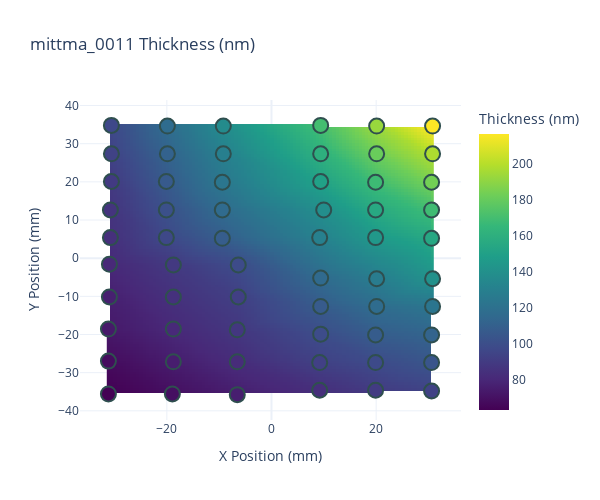

Notebook source saved alongside this figure:
### Code cell
os.makedirs(os.path.join(folder, "ratios"), exist_ok=True)
# to_plot= ["P/S","S/Cu", "P/Cu", "Cu [nm]", "S [nm]", "P [nm]"]
# names = ['P_S_ratio', 'S_Cu_ratio','P_Cu_ratio',  'Cu_Thickness_prod', 'S_Thickness_prod', 'P_Thickness_prod']

# to_plot= ["P/S","Cu/anions"]
# names = ['P_S_ratio', 'Cu_anions_ratio']

to_plot= ['Thickness (nm)']
names = ['Thickness_correct']


for i in range (0, len(to_plot)):
    
    datatype = to_plot[i]
    name = names[i]
    savepath = os.path.join(folder,'ratios', f"{sample}_FL_{name}.png")
    new_heatmap(datatype, data=data_1, title = f"{sample} {datatype}",
        #     exclude=list_to_exclude,
    savepath=savepath,
     )
    

# savepath = os.path.join(folder, f"{sample}_B_P_ratio.html")
# new_heatmap('Ba/P', data=data0, title = f"{sample} Ba/P ",
#     savepath=savepath,
#      )
